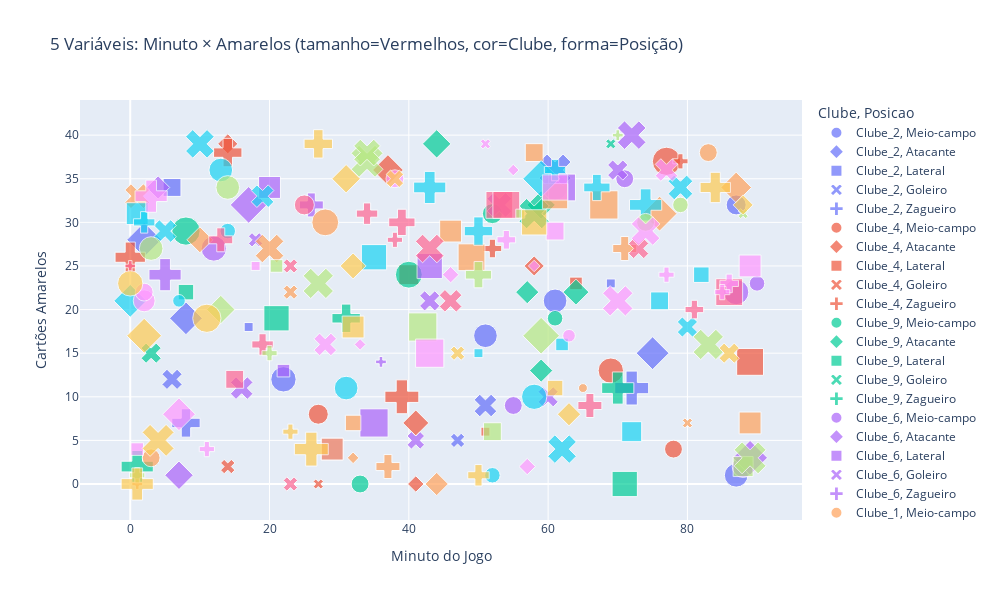

The notebook cell this image was saved under:
### Code cell
import plotly.express as px
import pandas as pd
import numpy as np

# Dados de exemplo
np.random.seed(42)
n_samples = 250

df = pd.DataFrame({
    'Minuto': np.random.randint(0, 91, n_samples),
    'Qtd_Amarelos': np.random.randint(0, 41, n_samples),
    'Qtd_Vermelhos': np.random.randint(0, 11, n_samples),
    'Clube': np.random.choice([f'Clube_{i}' for i in range(1, 11)], n_samples),
    'Posicao': np.random.choice(['Goleiro', 'Zagueiro', 'Meio-campo', 'Atacante', 'Lateral'], n_samples)
})

fig = px.scatter(df,
                 x='Minuto',                          # Eixo X
                 y='Qtd_Amarelos',                    # Eixo Y
                 size='Qtd_Vermelhos',                # Tamanho da bolha = Vermelhos
                 color='Clube',                       # Cor = Clube
                 symbol='Posicao',                    # Formato = Posição
                 title='5 Variáveis: Minuto × Amarelos (tamanho=Vermelhos, cor=Clube, forma=Posição)',
                 labels={
                     'Minuto': 'Minuto do Jogo',
                     'Qtd_Amarelos': 'Cartões Amarelos'
                 },
                 size_max=20,
                 hover_data=['Qtd_Vermelhos', 'Clube', 'Posicao'],
                 height=600,
                 width=1000)

fig.update_layout(legend=dict(orientation="v", yanchor="top", y=1, xanchor="left", x=1.02))
fig.show()

### Figure 1 — Plotly figure (JSON) as saved in the notebook; plotly's stock layout.template omitted (floating-point values rounded to 4 significant figures)
{"data": [{"customdata": [[7, "Clube_2", "Meio-campo"], [8, "Clube_2", "Meio-campo"], [7, "Clube_2", "Meio-campo"], [8, "Clube_2", "Meio-campo"], [7, "Clube_2", "Meio-campo"], [5, "Clube_2", "Meio-campo"]], "hovertemplate": "Clube=%{customdata[1]}<br>Posicao=%{customdata[2]}<br>Minuto do Jogo=%{x}<br>Cartões Amarelos=%{y}<br>Qtd_Vermelhos=%{customdata[0]}<extra></extra>", "legendgroup": "Clube_2, Meio-campo", "marker": {"color": "#636efa", "size": [7, 8, 7, 8, 7, 5], "sizemode": "area", "sizeref": 0.025, "symbol": "circle"}, "mode": "markers", "name": "Clube_2, Meio-campo", "orientation": "v", "showlegend": true, "type": "scatter", "x": [51, 61, 87, 22, 61, 87], "xaxis": "x", "y": [17, 34, 1, 12, 21, 32], "yaxis": "y"}, {"customdata": [[8, "Clube_2", "Atacante"], [8, "Clube_2", "Atacante"], [9, "Clube_2", "Atacante"]], "hovertemplate": "Clube=%{customdata[1]}<br>Posicao=%{customdata[2]}<br>Minuto do Jogo=%{x}<br>Cartões Amarelos=%{y}<br>Qtd_Vermelhos=%{customdata[0]}<extra></extra>", "legendgroup": "Clube_2, Atacante", "marker": {"color": "#636efa", "size": [8, 8, 9], "sizemode": "area", "sizeref": 0.025, "symbol": "diamond"}, "mode": "markers", "name": "Clube_2, Atacante", "orientation": "v", "showlegend": true, "type": "scatter", "x": [75, 8, 2], "xaxis": "x", "y": [15, 19, 28], "yaxis": "y"}, {"customdata": [[0, "Clube_2", "Lateral"], [4, "Clube_2", "Lateral"], [1, "Clube_2", "Lateral"], [1, "Clube_2", "Lateral"]], "hovertemplate": "Clube=%{customdata[1]}<br>Posicao=%{customdata[2]}<br>Minuto do Jogo=%{x}<br>Cartões Amarelos=%{y}<br>Qtd_Vermelhos=%{customdata[0]}<extra></extra>", "legendgroup": "Clube_2, Lateral", "marker": {"color": "#636efa", "size": [0, 4, 1, 1], "sizemode": "area", "sizeref": 0.025, "symbol": "square"}, "mode": "markers", "name": "Clube_2, Lateral", "orientation": "v", "showlegend": true, "type": "scatter", "x": [59, 6, 17, 69], "xaxis": "x", "y": [40, 34, 18, 23], "yaxis": "y"}, {"customdata": [[2, "Clube_2", "Goleiro"], [4, "Clube_2", "Goleiro"], [10, "Clube_2", "Goleiro"], [5, "Clube_2", "Goleiro"]], "hovertemplate": "Clube=%{customdata[1]}<br>Posicao=%{customdata[2]}<br>Minuto do Jogo=%{x}<br>Cartões Amarelos=%{y}<br>Qtd_Vermelhos=%{customdata[0]}<extra></extra>", "legendgroup": "Clube_2, Goleiro", "marker": {"color": "#636efa", "size": [2, 4, 10, 5], "sizemode": "area", "sizeref": 0.025, "symbol": "x"}, "mode": "markers", "name": "Clube_2, Goleiro", "orientation": "v", "showlegend": true, "type": "scatter", "x": [47, 6, 61, 51], "xaxis": "x", "y": [5, 12, 36, 9], "yaxis": "y"}, {"customdata": [[0, "Clube_2", "Zagueiro"], [7, "Clube_2", "Zagueiro"], [10, "Clube_2", "Zagueiro"]], "hovertemplate": "Clube=%{customdata[1]}<br>Posicao=%{customdata[2]}<br>Minuto do Jogo=%{x}<br>Cartões Amarelos=%{y}<br>Qtd_Vermelhos=%{customdata[0]}<extra></extra>", "legendgroup": "Clube_2, Zagueiro", "marker": {"color": "#636efa", "size": [0, 7, 10], "sizemode": "area", "sizeref": 0.025, "symbol": "cross"}, "mode": "markers", "name": "Clube_2, Zagueiro", "orientation": "v", "showlegend": true, "type": "scatter", "x": [87, 8, 72], "xaxis": "x", "y": [25, 7, 11], "yaxis": "y"}, {"customdata": [[10, "Clube_4", "Meio-campo"], [0, "Clube_4", "Meio-campo"], [4, "Clube_4", "Meio-campo"], [5, "Clube_4", "Meio-campo"], [8, "Clube_4", "Meio-campo"]], "hovertemplate": "Clube=%{customdata[1]}<br>Posicao=%{customdata[2]}<br>Minuto do Jogo=%{x}<br>Cartões Amarelos=%{y}<br>Qtd_Vermelhos=%{customdata[0]}<extra></extra>", "legendgroup": "Clube_4, Meio-campo", "marker": {"color": "#EF553B", "size": [10, 0, 4, 5, 8], "sizemode": "area", "sizeref": 0.025, "symbol": "circle"}, "mode": "markers", "name": "Clube_4, Meio-campo", "orientation": "v", "showlegend": true, "type": "scatter", "x": [77, 85, 78, 27, 69], "xaxis": "x", "y": [37, 33, 4, 8, 13], "yaxis": "y"}, {"customdata": [[3, "Clube_4", "Atacante"], [7, "Clube_4", "Atacante"], [5, "Clube_4", "Atacante"], [0, "Clube_4", "Atacante"], [3, "Clube_4", "Atacante"], [2, "Clube_4", "Atacante"]], "hovertemplate": "Clube=%{customdata[1]}<br>Posicao=%{customdata[2]}<br>Minuto do Jogo=%{x}<br>Cartões Amarelos=%{y}<br>Qtd_Vermelhos=%{customdata[0]}<extra></extra>", "legendgroup": "Clube_4, Atacante", "marker": {"color": "#EF553B", "size": [3, 7, 5, 0, 3, 2], "sizemode": "area", "sizeref": 0.025, "symbol": "diamond"}, "mode": "markers", "name": "Clube_4, Atacante", "orientation": "v", "showlegend": true, "type": "scatter", "x": [14, 37, 41, 1, 58, 41], "xaxis": "x", "y": [39, 36, 7, 20, 25, 0], "yaxis": "y"}, {"customdata": [[2, "Clube_4", "Lateral"], [5, "Clube_4", "Lateral"], [9, "Clube_4", "Lateral"], [1, "Clube_4", "Lateral"]], "hovertemplate": "Clube=%{customdata[1]}<br>Posicao=%{customdata[2]}<br>Minuto do Jogo=%{x}<br>Cartões Amarelos=%{y}<br>Qtd_Vermelhos=%{customdata[0]}<extra></extra>", "legendgroup": "Clube_4, Lateral", "marker": {"color": "#EF553B", "size": [2, 5, 9, 1], "sizemode": "area", "sizeref": 0.025, "symbol": "square"}, "mode": "markers", "name": "Clube_4, Lateral", "orientation": "v", "showlegend": true, "type": "scatter", "x": [64, 40, 89, 51], "xaxis": "x", "y": [23, 24, 14, 6], "yaxis": "y"}, {"customdata": [[2, "Clube_4", "Goleiro"], [1, "Clube_4", "Goleiro"]], "hovertemplate": "Clube=%{customdata[1]}<br>Posicao=%{customdata[2]}<br>Minuto do Jogo=%{x}<br>Cartões Amarelos=%{y}<br>Qtd_Vermelhos=%{customdata[0]}<extra></extra>", "legendgroup": "Clube_4, Goleiro", "marker": {"color": "#EF553B", "size": [2, 1], "sizemode": "area", "sizeref": 0.025, "symbol": "x"}, "mode": "markers", "name": "Clube_4, Goleiro", "orientation": "v", "showlegend": true, "type": "scatter", "x": [14, 27], "xaxis": "x", "y": [2, 0], "yaxis": "y"}, {"customdata": [[0, "Clube_4", "Zagueiro"], [2, "Clube_4", "Zagueiro"], [8, "Clube_4", "Zagueiro"], [7, "Clube_4", "Zagueiro"], [3, "Clube_4", "Zagueiro"], [10, "Clube_4", "Zagueiro"]], "hovertemplate": "Clube=%{customdata[1]}<br>Posicao=%{customdata[2]}<br>Minuto do Jogo=%{x}<br>Cartões Amarelos=%{y}<br>Qtd_Vermelhos=%{customdata[0]}<extra></extra>", "legendgroup": "Clube_4, Zagueiro", "marker": {"color": "#EF553B", "size": [0, 2, 8, 7, 3, 10], "sizemode": "area", "sizeref": 0.025, "symbol": "cross"}, "mode": "markers", "name": "Clube_4, Zagueiro", "orientation": "v", "showlegend": true, "type": "scatter", "x": [2, 79, 0, 14, 52, 39], "xaxis": "x", "y": [15, 37, 26, 38, 27, 10], "yaxis": "y"}, {"customdata": [[3, "Clube_9", "Meio-campo"], [0, "Clube_9", "Meio-campo"], [5, "Clube_9", "Meio-campo"], [9, "Clube_9", "Meio-campo"], [4, "Clube_9", "Meio-campo"], [10, "Clube_9", "Meio-campo"]], "hovertemplate": "Clube=%{customdata[1]}<br>Posicao=%{customdata[2]}<br>Minuto do Jogo=%{x}<br>Cartões Amarelos=%{y}<br>Qtd_Vermelhos=%{customdata[0]}<extra></extra>", "legendgroup": "Clube_9, Meio-campo", "marker": {"color": "#00cc96", "size": [3, 0, 5, 9, 4, 10], "sizemode": "area", "sizeref": 0.025, "symbol": "circle"}, "mode": "markers", "name": "Clube_9, Meio-campo", "orientation": "v", "showlegend": true, "type": "scatter", "x": [61, 61, 52, 40, 33, 8], "xaxis": "x", "y": [19, 28, 31, 24, 0, 29], "yaxis": "y"}, {"customdata": [[4, "Clube_9", "Atacante"], [6, "Clube_9", "Atacante"], [6, "Clube_9", "Atacante"], [5, "Clube_9", "Atacante"], [0, "Clube_9", "Atacante"], [4, "Clube_9", "Atacante"]], "hovertemplate": "Clube=%{customdata[1]}<br>Posicao=%{customdata[2]}<br>Minuto do Jogo=%{x}<br>Cartões Amarelos=%{y}<br>Qtd_Vermelhos=%{customdata[0]}<extra></extra>", "legendgroup": "Clube_9, Atacante", "marker": {"color": "#00cc96", "size": [4, 6, 6, 5, 0, 4], "sizemode": "area", "sizeref": 0.025, "symbol": "diamond"}, "mode": "markers", "name": "Clube_9, Atacante", "orientation": "v", "showlegend": true, "type": "scatter", "x": [59, 59, 44, 64, 36, 57], "xaxis": "x", "y": [13, 32, 39, 22, 11, 22], "yaxis": "y"}, {"customdata": [[8, "Clube_9", "Lateral"], [8, "Clube_9", "Lateral"], [3, "Clube_9", "Lateral"], [0, "Clube_9", "Lateral"]], "hovertemplate": "Clube=%{customdata[1]}<br>Posicao=%{customdata[2]}<br>Minuto do Jogo=%{x}<br>Cartões Amarelos=%{y}<br>Qtd_Vermelhos=%{customdata[0]}<extra></extra>", "legendgroup": "Clube_9, Lateral", "marker": {"color": "#00cc96", "size": [8, 8, 3, 0], "sizemode": "area", "sizeref": 0.025, "symbol": "square"}, "mode": "markers", "name": "Clube_9, Lateral", "orientation": "v", "showlegend": true, "type": "scatter", "x": [71, 21, 8, 43], "xaxis": "x", "y": [0, 19, 22, 31], "yaxis": "y"}, {"customdata": [[0, "Clube_9", "Goleiro"], [4, "Clube_9", "Goleiro"], [9, "Clube_9", "Goleiro"], [1, "Clube_9", "Goleiro"]], "hovertemplate": "Clube=%{customdata[1]}<br>Posicao=%{customdata[2]}<br>Minuto do Jogo=%{x}<br>Cartões Amarelos=%{y}<br>Qtd_Vermelhos=%{customdata[0]}<extra></extra>", "legendgroup": "Clube_9, Goleiro", "marker": {"color": "#00cc96", "size": [0, 4, 9, 1], "sizemode": "area", "sizeref": 0.025, "symbol": "x"}, "mode": "markers", "name": "Clube_9, Goleiro", "orientation": "v", "showlegend": true, "type": "scatter", "x": [34, 3, 58, 69], "xaxis": "x", "y": [28, 15, 31, 39], "yaxis": "y"}, {"customdata": [[9, "Clube_9", "Zagueiro"], [9, "Clube_9", "Zagueiro"], [7, "Clube_9", "Zagueiro"]], "hovertemplate": "Clube=%{customdata[1]}<br>Posicao=%{customdata[2]}<br>Minuto do Jogo=%{x}<br>Cartões Amarelos=%{y}<br>Qtd_Vermelhos=%{customdata[0]}<extra></extra>", "legendgroup": "Clube_9, Zagueiro", "marker": {"color": "#00cc96", "size": [9, 9, 7], "sizemode": "area", "sizeref": 0.025, "symbol": "cross"}, "mode": "markers", "name": "Clube_9, Zagueiro", "orientation": "v", "showlegend": true, "type": "scatter", "x": [1, 70, 31], "xaxis": "x", "y": [2, 11, 19], "yaxis": "y"}, {"customdata": [[3, "Clube_6", "Meio-campo"], [6, "Clube_6", "Meio-campo"], [4, "Clube_6", "Meio-campo"], [8, "Clube_6", "Meio-campo"], [8, "Clube_6", "Meio-campo"], [4, "Clube_6", "Meio-campo"]], "hovertemplate": "Clube=%{customdata[1]}<br>Posicao=%{customdata[2]}<br>Minuto do Jogo=%{x}<br>Cartões Amarelos=%{y}<br>Qtd_Vermelhos=%{customdata[0]}<extra></extra>", "legendgroup": "Clube_6, Meio-campo", "marker": {"color": "#ab63fa", "size": [3, 6, 4, 8, 8, 4], "sizemode": "area", "sizeref": 0.025, "symbol": "circle"}, "mode": "markers", "name": "Clube_6, Meio-campo", "orientation": "v", "showlegend": true, "type": "scatter", "x": [90, 88, 71, 87, 12, 55], "xaxis": "x", "y": [23, 2, 35, 22, 27, 9], "yaxis": "y"}, {"customdata": [[10, "Clube_6", "Atacante"], [0, "Clube_6", "Atacante"], [6, "Clube_6", "Atacante"], [4, "Clube_6", "Atacante"], [9, "Clube_6", "Atacante"]], "hovertemplate": "Clube=%{customdata[1]}<br>Posicao=%{customdata[2]}<br>Minuto do Jogo=%{x}<br>Cartões Amarelos=%{y}<br>Qtd_Vermelhos=%{customdata[0]}<extra></extra>", "legendgroup": "Clube_6, Atacante", "marker": {"color": "#ab63fa", "size": [10, 0, 6, 4, 9], "sizemode": "area", "sizeref": 0.025, "symbol": "diamond"}, "mode": "markers", "name": "Clube_6, Atacante", "orientation": "v", "showlegend": true, "type": "scatter", "x": [17, 71, 7, 4, 89], "xaxis": "x", "y": [32, 40, 1, 34, 3], "yaxis": "y"}, {"customdata": [[6, "Clube_6", "Lateral"], [2, "Clube_6", "Lateral"], [9, "Clube_6", "Lateral"], [6, "Clube_6", "Lateral"], [8, "Clube_6", "Lateral"], [10, "Clube_6", "Lateral"]], "hovertemplate": "Clube=%{customdata[1]}<br>Posicao=%{customdata[2]}<br>Minuto do Jogo=%{x}<br>Cartões Amarelos=%{y}<br>Qtd_Vermelhos=%{customdata[0]}<extra></extra>", "legendgroup": "Clube_6, Lateral", "marker": {"color": "#ab63fa", "size": [6, 2, 9, 6, 8, 10], "sizemode": "area", "sizeref": 0.025, "symbol": "square"}, "mode": "markers", "name": "Clube_6, Lateral", "orientation": "v", "showlegend": true, "type": "scatter", "x": [20, 22, 62, 29, 43, 35], "xaxis": "x", "y": [34, 13, 34, 4, 25, 7], "yaxis": "y"}, {"customdata": [[4, "Clube_6", "Goleiro"], [8, "Clube_6", "Goleiro"], [4, "Clube_6", "Goleiro"], [6, "Clube_6", "Goleiro"], [3, "Clube_6", "Goleiro"], [4, "Clube_6", "Goleiro"], [5, "Clube_6", "Goleiro"], [2, "Clube_6", "Goleiro"]], "hovertemplate": "Clube=%{customdata[1]}<br>Posicao=%{customdata[2]}<br>Minuto do Jogo=%{x}<br>Cartões Amarelos=%{y}<br>Qtd_Vermelhos=%{customdata[0]}<extra></extra>", "legendgroup": "Clube_6, Goleiro", "marker": {"color": "#ab63fa", "size": [4, 8, 4, 6, 3, 4, 5, 2], "sizemode": "area", "sizeref": 0.025, "symbol": "x"}, "mode": "markers", "name": "Clube_6, Goleiro", "orientation": "v", "showlegend": true, "type": "scatter", "x": [60, 72, 43, 53, 41, 70, 16, 18], "xaxis": "x", "y": [10, 40, 21, 32, 5, 36, 11, 28], "yaxis": "y"}, {"customdata": [[1, "Clube_6", "Zagueiro"], [5, "Clube_6", "Zagueiro"], [9, "Clube_6", "Zagueiro"]], "hovertemplate": "Clube=%{customdata[1]}<br>Posicao=%{customdata[2]}<br>Minuto do Jogo=%{x}<br>Cartões Amarelos=%{y}<br>Qtd_Vermelhos=%{customdata[0]}<extra></extra>", "legendgroup": "Clube_6, Zagueiro", "marker": {"color": "#ab63fa", "size": [1, 5, 9], "sizemode": "area", "sizeref": 0.025, "symbol": "cross"}, "mode": "markers", "name": "Clube_6, Zagueiro", "orientation": "v", "showlegend": true, "type": "scatter", "x": [36, 26, 5], "xaxis": "x", "y": [14, 32, 24], "yaxis": "y"}, {"customdata": [[4, "Clube_1", "Meio-campo"], [9, "Clube_1", "Meio-campo"], [1, "Clube_1", "Meio-campo"], [4, "Clube_1", "Meio-campo"]], "hovertemplate": "Clube=%{customdata[1]}<br>Posicao=%{customdata[2]}<br>Minuto do Jogo=%{x}<br>Cartões Amarelos=%{y}<br>Qtd_Vermelhos=%{customdata[0]}<extra></extra>", "legendgroup": "Clube_1, Meio-campo", "marker": {"color": "#FFA15A", "size": [4, 9, 1, 4], "sizemode": "area", "sizeref": 0.025, "symbol": "circle"}, "mode": "markers", "name": "Clube_1, Meio-campo", "orientation": "v", "showlegend": true, "type": "scatter", "x": [3, 28, 65, 83], "xaxis": "x", "y": [3, 30, 11, 38], "yaxis": "y"}, {"customdata": [[7, "Clube_1", "Atacante"], [9, "Clube_1", "Atacante"], [4, "Clube_1", "Atacante"], [0, "Clube_1", "Atacante"], [5, "Clube_1", "Atacante"], [1, "Clube_1", "Atacante"]], "hovertemplate": "Clube=%{customdata[1]}<br>Posicao=%{customdata[2]}<br>Minuto do Jogo=%{x}<br>Cartões Amarelos=%{y}<br>Qtd_Vermelhos=%{customdata[0]}<extra></extra>", "legendgroup": "Clube_1, Atacante", "marker": {"color": "#FFA15A", "size": [7, 9, 4, 0, 5, 1], "sizemode": "area", "sizeref": 0.025, "symbol": "diamond"}, "mode": "markers", "name": "Clube_1, Atacante", "orientation": "v", "showlegend": true, "type": "scatter", "x": [87, 76, 44, 61, 10, 32], "xaxis": "x", "y": [34, 31, 0, 4, 28, 3], "yaxis": "y"}, {"customdata": [[6, "Clube_1", "Lateral"], [6, "Clube_1", "Lateral"], [6, "Clube_1", "Lateral"], [9, "Clube_1", "Lateral"], [3, "Clube_1", "Lateral"], [8, "Clube_1", "Lateral"], [4, "Clube_1", "Lateral"], [10, "Clube_1", "Lateral"]], "hovertemplate": "Clube=%{customdata[1]}<br>Posicao=%{customdata[2]}<br>Minuto do Jogo=%{x}<br>Cartões Amarelos=%{y}<br>Qtd_Vermelhos=%{customdata[0]}<extra></extra>", "legendgroup": "Clube_1, Lateral", "marker": {"color": "#FFA15A", "size": [6, 6, 6, 9, 3, 8, 4, 10], "sizemode": "area", "sizeref": 0.025, "symbol": "square"}, "mode": "markers", "name": "Clube_1, Lateral", "orientation": "v", "showlegend": true, "type": "scatter", "x": [29, 89, 46, 49, 32, 61, 58, 68], "xaxis": "x", "y": [4, 7, 29, 26, 7, 33, 38, 32], "yaxis": "y"}, {"customdata": [[8, "Clube_1", "Goleiro"], [1, "Clube_1", "Goleiro"], [2, "Clube_1", "Goleiro"], [0, "Clube_1", "Goleiro"], [6, "Clube_1", "Goleiro"]], "hovertemplate": "Clube=%{customdata[1]}<br>Posicao=%{customdata[2]}<br>Minuto do Jogo=%{x}<br>Cartões Amarelos=%{y}<br>Qtd_Vermelhos=%{customdata[0]}<extra></extra>", "legendgroup": "Clube_1, Goleiro", "marker": {"color": "#FFA15A", "size": [8, 1, 2, 0, 6], "sizemode": "area", "sizeref": 0.025, "symbol": "x"}, "mode": "markers", "name": "Clube_1, Goleiro", "orientation": "v", "showlegend": true, "type": "scatter", "x": [20, 80, 23, 80, 1], "xaxis": "x", "y": [27, 7, 22, 32, 33], "yaxis": "y"}, {"customdata": [[1, "Clube_1", "Zagueiro"], [5, "Clube_1", "Zagueiro"], [5, "Clube_1", "Zagueiro"], [0, "Clube_1", "Zagueiro"]], "hovertemplate": "Clube=%{customdata[1]}<br>Posicao=%{customdata[2]}<br>Minuto do Jogo=%{x}<br>Cartões Amarelos=%{y}<br>Qtd_Vermelhos=%{customdata[0]}<extra></extra>", "legendgroup": "Clube_1, Zagueiro", "marker": {"color": "#FFA15A", "size": [1, 5, 5, 0], "sizemode": "area", "sizeref": 0.025, "symbol": "cross"}, "mode": "markers", "name": "Clube_1, Zagueiro", "orientation": "v", "showlegend": true, "type": "scatter", "x": [1, 71, 37, 85], "xaxis": "x", "y": [0, 27, 2, 9], "yaxis": "y"}, {"customdata": [[3, "Clube_8", "Meio-campo"], [8, "Clube_8", "Meio-campo"], [0, "Clube_8", "Meio-campo"], [2, "Clube_8", "Meio-campo"], [7, "Clube_8", "Meio-campo"], [3, "Clube_8", "Meio-campo"], [7, "Clube_8", "Meio-campo"], [0, "Clube_8", "Meio-campo"]], "hovertemplate": "Clube=%{customdata[1]}<br>Posicao=%{customdata[2]}<br>Minuto do Jogo=%{x}<br>Cartões Amarelos=%{y}<br>Qtd_Vermelhos=%{customdata[0]}<extra></extra>", "legendgroup": "Clube_8, Meio-campo", "marker": {"color": "#19d3f3", "size": [3, 8, 0, 2, 7, 3, 7, 0], "sizemode": "area", "sizeref": 0.025, "symbol": "circle"}, "mode": "markers", "name": "Clube_8, Meio-campo", "orientation": "v", "showlegend": true, "type": "scatter", "x": [52, 58, 14, 7, 13, 14, 31, 69], "xaxis": "x", "y": [1, 10, 39, 21, 36, 29, 11, 1], "yaxis": "y"}, {"customdata": [[10, "Clube_8", "Atacante"], [8, "Clube_8", "Atacante"], [0, "Clube_8", "Atacante"]], "hovertemplate": "Clube=%{customdata[1]}<br>Posicao=%{customdata[2]}<br>Minuto do Jogo=%{x}<br>Cartões Amarelos=%{y}<br>Qtd_Vermelhos=%{customdata[0]}<extra></extra>", "legendgroup": "Clube_8, Atacante", "marker": {"color": "#19d3f3", "size": [10, 8, 0], "sizemode": "area", "sizeref": 0.025, "symbol": "diamond"}, "mode": "markers", "name": "Clube_8, Atacante", "orientation": "v", "showlegend": true, "type": "scatter", "x": [59, 0, 74], "xaxis": "x", "y": [35, 21, 28], "yaxis": "y"}, {"customdata": [[3, "Clube_8", "Lateral"], [6, "Clube_8", "Lateral"], [8, "Clube_8", "Lateral"], [2, "Clube_8", "Lateral"], [5, "Clube_8", "Lateral"], [4, "Clube_8", "Lateral"], [1, "Clube_8", "Lateral"]], "hovertemplate": "Clube=%{customdata[1]}<br>Posicao=%{customdata[2]}<br>Minuto do Jogo=%{x}<br>Cartões Amarelos=%{y}<br>Qtd_Vermelhos=%{customdata[0]}<extra></extra>", "legendgroup": "Clube_8, Lateral", "marker": {"color": "#19d3f3", "size": [3, 6, 8, 2, 5, 4, 1], "sizemode": "area", "sizeref": 0.025, "symbol": "square"}, "mode": "markers", "name": "Clube_8, Lateral", "orientation": "v", "showlegend": true, "type": "scatter", "x": [82, 1, 35, 62, 72, 76, 50], "xaxis": "x", "y": [24, 31, 26, 16, 6, 21, 15], "yaxis": "y"}, {"customdata": [[5, "Clube_8", "Goleiro"], [8, "Clube_8", "Goleiro"], [8, "Clube_8", "Goleiro"], [4, "Clube_8", "Goleiro"], [6, "Clube_8", "Goleiro"], [5, "Clube_8", "Goleiro"]], "hovertemplate": "Clube=%{customdata[1]}<br>Posicao=%{customdata[2]}<br>Minuto do Jogo=%{x}<br>Cartões Amarelos=%{y}<br>Qtd_Vermelhos=%{customdata[0]}<extra></extra>", "legendgroup": "Clube_8, Goleiro", "marker": {"color": "#19d3f3", "size": [5, 8, 8, 4, 6, 5], "sizemode": "area", "sizeref": 0.025, "symbol": "x"}, "mode": "markers", "name": "Clube_8, Goleiro", "orientation": "v", "showlegend": true, "type": "scatter", "x": [5, 62, 10, 80, 79, 19], "xaxis": "x", "y": [29, 4, 39, 18, 34, 33], "yaxis": "y"}, {"customdata": [[9, "Clube_8", "Zagueiro"], [0, "Clube_8", "Zagueiro"], [7, "Clube_8", "Zagueiro"], [4, "Clube_8", "Zagueiro"], [4, "Clube_8", "Zagueiro"], [6, "Clube_8", "Zagueiro"], [9, "Clube_8", "Zagueiro"]], "hovertemplate": "Clube=%{customdata[1]}<br>Posicao=%{customdata[2]}<br>Minuto do Jogo=%{x}<br>Cartões Amarelos=%{y}<br>Qtd_Vermelhos=%{customdata[0]}<extra></extra>", "legendgroup": "Clube_8, Zagueiro", "marker": {"color": "#19d3f3", "size": [9, 0, 7, 4, 4, 6, 9], "sizemode": "area", "sizeref": 0.025, "symbol": "cross"}, "mode": "markers", "name": "Clube_8, Zagueiro", "orientation": "v", "showlegend": true, "type": "scatter", "x": [43, 90, 50, 61, 2, 67, 74], "xaxis": "x", "y": [34, 1, 29, 36, 30, 34, 32], "yaxis": "y"}, {"customdata": [[0, "Clube_7", "Meio-campo"], [5, "Clube_7", "Meio-campo"]], "hovertemplate": "Clube=%{customdata[1]}<br>Posicao=%{customdata[2]}<br>Minuto do Jogo=%{x}<br>Cartões Amarelos=%{y}<br>Qtd_Vermelhos=%{customdata[0]}<extra></extra>", "legendgroup": "Clube_7, Meio-campo", "marker": {"color": "#FF6692", "size": [0, 5], "sizemode": "area", "sizeref": 0.025, "symbol": "circle"}, "mode": "markers", "name": "Clube_7, Meio-campo", "orientation": "v", "showlegend": true, "type": "scatter", "x": [48, 25], "xaxis": "x", "y": [32, 32], "yaxis": "y"}, {"customdata": [[9, "Clube_7", "Lateral"], [9, "Clube_7", "Lateral"], [9, "Clube_7", "Lateral"], [4, "Clube_7", "Lateral"]], "hovertemplate": "Clube=%{customdata[1]}<br>Posicao=%{customdata[2]}<br>Minuto do Jogo=%{x}<br>Cartões Amarelos=%{y}<br>Qtd_Vermelhos=%{customdata[0]}<extra></extra>", "legendgroup": "Clube_7, Lateral", "marker": {"color": "#FF6692", "size": [9, 9, 9, 4], "sizemode": "area", "sizeref": 0.025, "symbol": "square"}, "mode": "markers", "name": "Clube_7, Lateral", "orientation": "v", "showlegend": true, "type": "scatter", "x": [86, 53, 54, 15], "xaxis": "x", "y": [22, 32, 32, 12], "yaxis": "y"}, {"customdata": [[4, "Clube_7", "Goleiro"], [8, "Clube_7", "Goleiro"], [5, "Clube_7", "Goleiro"], [2, "Clube_7", "Goleiro"], [2, "Clube_7", "Goleiro"]], "hovertemplate": "Clube=%{customdata[1]}<br>Posicao=%{customdata[2]}<br>Minuto do Jogo=%{x}<br>Cartões Amarelos=%{y}<br>Qtd_Vermelhos=%{customdata[0]}<extra></extra>", "legendgroup": "Clube_7, Goleiro", "marker": {"color": "#FF6692", "size": [4, 8, 5, 2, 2], "sizemode": "area", "sizeref": 0.025, "symbol": "x"}, "mode": "markers", "name": "Clube_7, Goleiro", "orientation": "v", "showlegend": true, "type": "scatter", "x": [73, 43, 46, 23, 23], "xaxis": "x", "y": [27, 27, 21, 25, 0], "yaxis": "y"}, {"customdata": [[0, "Clube_7", "Zagueiro"], [5, "Clube_7", "Zagueiro"], [6, "Clube_7", "Zagueiro"], [3, "Clube_7", "Zagueiro"], [4, "Clube_7", "Zagueiro"], [1, "Clube_7", "Zagueiro"], [4, "Clube_7", "Zagueiro"], [5, "Clube_7", "Zagueiro"], [2, "Clube_7", "Zagueiro"]], "hovertemplate": "Clube=%{customdata[1]}<br>Posicao=%{customdata[2]}<br>Minuto do Jogo=%{x}<br>Cartões Amarelos=%{y}<br>Qtd_Vermelhos=%{customdata[0]}<extra></extra>", "legendgroup": "Clube_7, Zagueiro", "marker": {"color": "#FF6692", "size": [0, 5, 6, 3, 4, 1, 4, 5, 2], "sizemode": "area", "sizeref": 0.025, "symbol": "cross"}, "mode": "markers", "name": "Clube_7, Zagueiro", "orientation": "v", "showlegend": true, "type": "scatter", "x": [88, 13, 39, 81, 34, 0, 19, 66, 38], "xaxis": "x", "y": [23, 28, 30, 20, 31, 25, 16, 9, 28], "yaxis": "y"}, {"customdata": [[4, "Clube_10", "Meio-campo"], [7, "Clube_10", "Meio-campo"], [7, "Clube_10", "Meio-campo"], [3, "Clube_10", "Meio-campo"], [0, "Clube_10", "Meio-campo"]], "hovertemplate": "Clube=%{customdata[1]}<br>Posicao=%{customdata[2]}<br>Minuto do Jogo=%{x}<br>Cartões Amarelos=%{y}<br>Qtd_Vermelhos=%{customdata[0]}<extra></extra>", "legendgroup": "Clube_10, Meio-campo", "marker": {"color": "#B6E880", "size": [4, 7, 7, 3, 0], "sizemode": "area", "sizeref": 0.025, "symbol": "circle"}, "mode": "markers", "name": "Clube_10, Meio-campo", "orientation": "v", "showlegend": true, "type": "scatter", "x": [74, 3, 14, 79, 31], "xaxis": "x", "y": [30, 27, 34, 32, 25], "yaxis": "y"}, {"customdata": [[6, "Clube_10", "Atacante"], [10, "Clube_10", "Atacante"]], "hovertemplate": "Clube=%{customdata[1]}<br>Posicao=%{customdata[2]}<br>Minuto do Jogo=%{x}<br>Cartões Amarelos=%{y}<br>Qtd_Vermelhos=%{customdata[0]}<extra></extra>", "legendgroup": "Clube_10, Atacante", "marker": {"color": "#B6E880", "size": [6, 10], "sizemode": "area", "sizeref": 0.025, "symbol": "diamond"}, "mode": "markers", "name": "Clube_10, Atacante", "orientation": "v", "showlegend": true, "type": "scatter", "x": [13, 59], "xaxis": "x", "y": [20, 17], "yaxis": "y"}, {"customdata": [[2, "Clube_10", "Lateral"], [4, "Clube_10", "Lateral"], [10, "Clube_10", "Lateral"], [1, "Clube_10", "Lateral"], [5, "Clube_10", "Lateral"], [0, "Clube_10", "Lateral"]], "hovertemplate": "Clube=%{customdata[1]}<br>Posicao=%{customdata[2]}<br>Minuto do Jogo=%{x}<br>Cartões Amarelos=%{y}<br>Qtd_Vermelhos=%{customdata[0]}<extra></extra>", "legendgroup": "Clube_10, Lateral", "marker": {"color": "#B6E880", "size": [2, 4, 10, 1, 5, 0], "sizemode": "area", "sizeref": 0.025, "symbol": "square"}, "mode": "markers", "name": "Clube_10, Lateral", "orientation": "v", "showlegend": true, "type": "scatter", "x": [21, 52, 42, 56, 88, 89], "xaxis": "x", "y": [25, 6, 18, 31, 2, 26], "yaxis": "y"}, {"customdata": [[0, "Clube_10", "Goleiro"], [9, "Clube_10", "Goleiro"], [10, "Clube_10", "Goleiro"], [10, "Clube_10", "Goleiro"], [1, "Clube_10", "Goleiro"], [7, "Clube_10", "Goleiro"], [9, "Clube_10", "Goleiro"]], "hovertemplate": "Clube=%{customdata[1]}<br>Posicao=%{customdata[2]}<br>Minuto do Jogo=%{x}<br>Cartões Amarelos=%{y}<br>Qtd_Vermelhos=%{customdata[0]}<extra></extra>", "legendgroup": "Clube_10, Goleiro", "marker": {"color": "#B6E880", "size": [0, 9, 10, 10, 1, 7, 9], "sizemode": "area", "sizeref": 0.025, "symbol": "x"}, "mode": "markers", "name": "Clube_10, Goleiro", "orientation": "v", "showlegend": true, "type": "scatter", "x": [87, 83, 34, 89, 88, 34, 27], "xaxis": "x", "y": [11, 16, 37, 3, 31, 38, 23], "yaxis": "y"}, {"customdata": [[6, "Clube_10", "Zagueiro"], [2, "Clube_10", "Zagueiro"], [0, "Clube_10", "Zagueiro"], [2, "Clube_10", "Zagueiro"], [1, "Clube_10", "Zagueiro"]], "hovertemplate": "Clube=%{customdata[1]}<br>Posicao=%{customdata[2]}<br>Minuto do Jogo=%{x}<br>Cartões Amarelos=%{y}<br>Qtd_Vermelhos=%{customdata[0]}<extra></extra>", "legendgroup": "Clube_10, Zagueiro", "marker": {"color": "#B6E880", "size": [6, 2, 0, 2, 1], "sizemode": "area", "sizeref": 0.025, "symbol": "cross"}, "mode": "markers", "name": "Clube_10, Zagueiro", "orientation": "v", "showlegend": true, "type": "scatter", "x": [50, 20, 26, 1, 70], "xaxis": "x", "y": [24, 15, 15, 1, 40], "yaxis": "y"}, {"customdata": [[2, "Clube_3", "Meio-campo"], [6, "Clube_3", "Meio-campo"], [4, "Clube_3", "Meio-campo"], [4, "Clube_3", "Meio-campo"]], "hovertemplate": "Clube=%{customdata[1]}<br>Posicao=%{customdata[2]}<br>Minuto do Jogo=%{x}<br>Cartões Amarelos=%{y}<br>Qtd_Vermelhos=%{customdata[0]}<extra></extra>", "legendgroup": "Clube_3, Meio-campo", "marker": {"color": "#FF97FF", "size": [2, 6, 4, 4], "sizemode": "area", "sizeref": 0.025, "symbol": "circle"}, "mode": "markers", "name": "Clube_3, Meio-campo", "orientation": "v", "showlegend": true, "type": "scatter", "x": [63, 2, 38, 2], "xaxis": "x", "y": [17, 21, 35, 22], "yaxis": "y"}, {"customdata": [[2, "Clube_3", "Atacante"], [2, "Clube_3", "Atacante"], [1, "Clube_3", "Atacante"], [8, "Clube_3", "Atacante"], [0, "Clube_3", "Atacante"], [1, "Clube_3", "Atacante"], [1, "Clube_3", "Atacante"]], "hovertemplate": "Clube=%{customdata[1]}<br>Posicao=%{customdata[2]}<br>Minuto do Jogo=%{x}<br>Cartões Amarelos=%{y}<br>Qtd_Vermelhos=%{customdata[0]}<extra></extra>", "legendgroup": "Clube_3, Atacante", "marker": {"color": "#FF97FF", "size": [2, 2, 1, 8, 0, 1, 1], "sizemode": "area", "sizeref": 0.025, "symbol": "diamond"}, "mode": "markers", "name": "Clube_3, Atacante", "orientation": "v", "showlegend": true, "type": "scatter", "x": [57, 46, 33, 7, 18, 55, 58], "xaxis": "x", "y": [2, 24, 16, 8, 15, 36, 25], "yaxis": "y"}, {"customdata": [[8, "Clube_3", "Lateral"], [4, "Clube_3", "Lateral"], [10, "Clube_3", "Lateral"], [2, "Clube_3", "Lateral"], [6, "Clube_3", "Lateral"], [1, "Clube_3", "Lateral"]], "hovertemplate": "Clube=%{customdata[1]}<br>Posicao=%{customdata[2]}<br>Minuto do Jogo=%{x}<br>Cartões Amarelos=%{y}<br>Qtd_Vermelhos=%{customdata[0]}<extra></extra>", "legendgroup": "Clube_3, Lateral", "marker": {"color": "#FF97FF", "size": [8, 4, 10, 2, 6, 1], "sizemode": "area", "sizeref": 0.025, "symbol": "square"}, "mode": "markers", "name": "Clube_3, Lateral", "orientation": "v", "showlegend": true, "type": "scatter", "x": [61, 61, 43, 1, 89, 18], "xaxis": "x", "y": [34, 29, 15, 4, 25, 25], "yaxis": "y"}, {"customdata": [[8, "Clube_3", "Goleiro"], [5, "Clube_3", "Goleiro"], [9, "Clube_3", "Goleiro"], [1, "Clube_3", "Goleiro"], [5, "Clube_3", "Goleiro"]], "hovertemplate": "Clube=%{customdata[1]}<br>Posicao=%{customdata[2]}<br>Minuto do Jogo=%{x}<br>Cartões Amarelos=%{y}<br>Qtd_Vermelhos=%{customdata[0]}<extra></extra>", "legendgroup": "Clube_3, Goleiro", "marker": {"color": "#FF97FF", "size": [8, 5, 9, 1, 5], "sizemode": "area", "sizeref": 0.025, "symbol": "x"}, "mode": "markers", "name": "Clube_3, Goleiro", "orientation": "v", "showlegend": true, "type": "scatter", "x": [74, 77, 70, 51, 28], "xaxis": "x", "y": [29, 36, 21, 39, 16], "yaxis": "y"}, {"customdata": [[3, "Clube_3", "Zagueiro"], [9, "Clube_3", "Zagueiro"], [3, "Clube_3", "Zagueiro"], [2, "Clube_3", "Zagueiro"], [2, "Clube_3", "Zagueiro"], [0, "Clube_3", "Zagueiro"], [2, "Clube_3", "Zagueiro"]], "hovertemplate": "Clube=%{customdata[1]}<br>Posicao=%{customdata[2]}<br>Minuto do Jogo=%{x}<br>Cartões Amarelos=%{y}<br>Qtd_Vermelhos=%{customdata[0]}<extra></extra>", "legendgroup": "Clube_3, Zagueiro", "marker": {"color": "#FF97FF", "size": [3, 9, 3, 2, 2, 0, 2], "sizemode": "area", "sizeref": 0.025, "symbol": "cross"}, "mode": "markers", "name": "Clube_3, Zagueiro", "orientation": "v", "showlegend": true, "type": "scatter", "x": [54, 3, 86, 77, 85, 78, 11], "xaxis": "x", "y": [28, 33, 23, 24, 22, 20, 4], "yaxis": "y"}, {"customdata": [[10, "Clube_5", "Meio-campo"], [8, "Clube_5", "Meio-campo"]], "hovertemplate": "Clube=%{customdata[1]}<br>Posicao=%{customdata[2]}<br>Minuto do Jogo=%{x}<br>Cartões Amarelos=%{y}<br>Qtd_Vermelhos=%{customdata[0]}<extra></extra>", "legendgroup": "Clube_5, Meio-campo", "marker": {"color": "#FECB52", "size": [10, 8], "sizemode": "area", "sizeref": 0.025, "symbol": "circle"}, "mode": "markers", "name": "Clube_5, Meio-campo", "orientation": "v", "showlegend": true, "type": "scatter", "x": [11, 0], "xaxis": "x", "y": [19, 23], "yaxis": "y"}, {"customdata": [[4, "Clube_5", "Atacante"], [9, "Clube_5", "Atacante"], [3, "Clube_5", "Atacante"], [5, "Clube_5", "Atacante"], [0, "Clube_5", "Atacante"], [6, "Clube_5", "Atacante"], [0, "Clube_5", "Atacante"]], "hovertemplate": "Clube=%{customdata[1]}<br>Posicao=%{customdata[2]}<br>Minuto do Jogo=%{x}<br>Cartões Amarelos=%{y}<br>Qtd_Vermelhos=%{customdata[0]}<extra></extra>", "legendgroup": "Clube_5, Atacante", "marker": {"color": "#FECB52", "size": [4, 9, 3, 5, 0, 6, 0], "sizemode": "area", "sizeref": 0.025, "symbol": "diamond"}, "mode": "markers", "name": "Clube_5, Atacante", "orientation": "v", "showlegend": true, "type": "scatter", "x": [63, 2, 88, 32, 61, 31, 51], "xaxis": "x", "y": [8, 17, 32, 25, 11, 35, 29], "yaxis": "y"}, {"customdata": [[6, "Clube_5", "Lateral"], [3, "Clube_5", "Lateral"], [0, "Clube_5", "Lateral"], [8, "Clube_5", "Lateral"]], "hovertemplate": "Clube=%{customdata[1]}<br>Posicao=%{customdata[2]}<br>Minuto do Jogo=%{x}<br>Cartões Amarelos=%{y}<br>Qtd_Vermelhos=%{customdata[0]}<extra></extra>", "legendgroup": "Clube_5, Lateral", "marker": {"color": "#FECB52", "size": [6, 3, 0, 8], "sizemode": "area", "sizeref": 0.025, "symbol": "square"}, "mode": "markers", "name": "Clube_5, Lateral", "orientation": "v", "showlegend": true, "type": "scatter", "x": [32, 61, 35, 58], "xaxis": "x", "y": [18, 11, 18, 30], "yaxis": "y"}, {"customdata": [[3, "Clube_5", "Goleiro"], [2, "Clube_5", "Goleiro"], [10, "Clube_5", "Goleiro"], [0, "Clube_5", "Goleiro"], [4, "Clube_5", "Goleiro"]], "hovertemplate": "Clube=%{customdata[1]}<br>Posicao=%{customdata[2]}<br>Minuto do Jogo=%{x}<br>Cartões Amarelos=%{y}<br>Qtd_Vermelhos=%{customdata[0]}<extra></extra>", "legendgroup": "Clube_5, Goleiro", "marker": {"color": "#FECB52", "size": [3, 2, 10, 0, 4], "sizemode": "area", "sizeref": 0.025, "symbol": "x"}, "mode": "markers", "name": "Clube_5, Goleiro", "orientation": "v", "showlegend": true, "type": "scatter", "x": [38, 47, 4, 53, 86], "xaxis": "x", "y": [35, 15, 5, 3, 15], "yaxis": "y"}, {"customdata": [[2, "Clube_5", "Zagueiro"], [4, "Clube_5", "Zagueiro"], [8, "Clube_5", "Zagueiro"], [7, "Clube_5", "Zagueiro"], [10, "Clube_5", "Zagueiro"], [9, "Clube_5", "Zagueiro"]], "hovertemplate": "Clube=%{customdata[1]}<br>Posicao=%{customdata[2]}<br>Minuto do Jogo=%{x}<br>Cartões Amarelos=%{y}<br>Qtd_Vermelhos=%{customdata[0]}<extra></extra>", "legendgroup": "Clube_5, Zagueiro", "marker": {"color": "#FECB52", "size": [2, 4, 8, 7, 10, 9], "sizemode": "area", "sizeref": 0.025, "symbol": "cross"}, "mode": "markers", "name": "Clube_5, Zagueiro", "orientation": "v", "showlegend": true, "type": "scatter", "x": [23, 50, 84, 27, 26, 1], "xaxis": "x", "y": [6, 1, 34, 39, 4, 0], "yaxis": "y"}], "layout": {"height": 600, "legend": {"itemsizing": "constant", "orientation": "v", "title": {"text": "Clube, Posicao"}, "tracegroupgap": 0, "x": 1.02, "xanchor": "left", "y": 1, "yanchor": "top"}, "title": {"text": "5 Variáveis: Minuto × Amarelos (tamanho=Vermelhos, cor=Clube, forma=Posição)"}, "width": 1000, "xaxis": {"anchor": "y", "domain": [0, 1], "title": {"text": "Minuto do Jogo"}}, "yaxis": {"anchor": "x", "domain": [0, 1], "title": {"text": "Cartões Amarelos"}}}}
